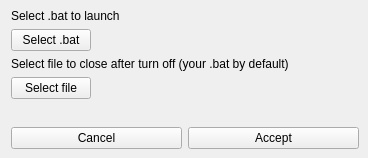
<?xml version="1.0" encoding="UTF-8"?>
<ui version="4.0">
 <class>BatSelector</class>
 <widget class="QWidget" name="BatSelector">
  <property name="geometry">
   <rect>
    <x>0</x>
    <y>0</y>
    <width>368</width>
    <height>158</height>
   </rect>
  </property>
  <property name="windowTitle">
   <string>Select .bat</string>
  </property>
  <layout class="QVBoxLayout" name="verticalLayout">
   <property name="spacing">
    <number>6</number>
   </property>
   <property name="topMargin">
    <number>9</number>
   </property>
   <property name="rightMargin">
    <number>9</number>
   </property>
   <property name="bottomMargin">
    <number>9</number>
   </property>
   <item>
    <widget class="QLabel" name="label">
     <property name="text">
      <string>Select .bat to launch</string>
     </property>
    </widget>
   </item>
   <item>
    <layout class="QHBoxLayout" name="horizontalLayout_3" stretch="1,2">
     <item>
      <widget class="QPushButton" name="batSelectBtn">
       <property name="sizePolicy">
        <sizepolicy hsizetype="Fixed" vsizetype="Fixed">
         <horstretch>0</horstretch>
         <verstretch>0</verstretch>
        </sizepolicy>
       </property>
       <property name="text">
        <string>Select .bat</string>
       </property>
      </widget>
     </item>
     <item>
      <widget class="QLabel" name="batPath">
       <property name="text">
        <string/>
       </property>
      </widget>
     </item>
    </layout>
   </item>
   <item>
    <widget class="QLabel" name="label_2">
     <property name="text">
      <string>Select file to close after turn off (your .bat by default)</string>
     </property>
    </widget>
   </item>
   <item>
    <layout class="QHBoxLayout" name="horizontalLayout" stretch="1,2">
     <item>
      <widget class="QPushButton" name="exeSelectBtn">
       <property name="sizePolicy">
        <sizepolicy hsizetype="Fixed" vsizetype="Fixed">
         <horstretch>0</horstretch>
         <verstretch>0</verstretch>
        </sizepolicy>
       </property>
       <property name="text">
        <string>Select file</string>
       </property>
      </widget>
     </item>
     <item>
      <widget class="QLabel" name="exePath">
       <property name="text">
        <string/>
       </property>
      </widget>
     </item>
    </layout>
   </item>
   <item>
    <spacer name="verticalSpacer">
     <property name="orientation">
      <enum>Qt::Orientation::Vertical</enum>
     </property>
     <property name="sizeHint" stdset="0">
      <size>
       <width>20</width>
       <height>40</height>
      </size>
     </property>
    </spacer>
   </item>
   <item>
    <layout class="QHBoxLayout" name="horizontalLayout_2">
     <item>
      <widget class="QPushButton" name="cancelBtn">
       <property name="text">
        <string>Cancel</string>
       </property>
      </widget>
     </item>
     <item>
      <widget class="QPushButton" name="acceptBtn">
       <property name="text">
        <string>Accept</string>
       </property>
      </widget>
     </item>
    </layout>
   </item>
  </layout>
 </widget>
 <resources/>
 <connections/>
</ui>
